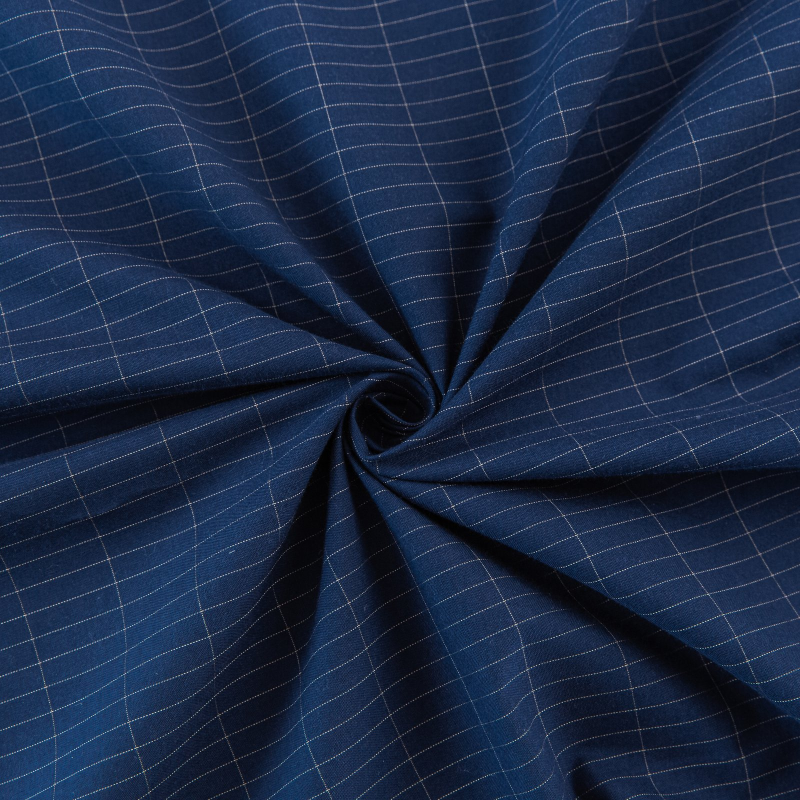
#> input picture images/hero-1868.jpg, 1600 x 1600 px, given in place of 换脸安吉丽娜.png, which was not available (shown at 1/2 size)
$ python fix_blanket3.py
#> lines starting #> are read from the running program, lines starting #| are printed output that depends on the picture
#!/usr/bin/env python3
"""Resize grounding_blanket images to 550x550 fill + update HTML carousel CSS"""
import os
from PIL import Image

WD = r'C:\Users\18574\.qclaw\workspace\earthinghealth-website'
SRC = r'C:\Users\18574\Desktop\EARTHING\image\法兰绒'
SIZE = 550

gr_dir = os.path.join(WD, 'images', 'products', 'grounding_blanket')
gr_files = [
    ('换脸安吉丽娜.png', '1.jpg'),
    ('xxjdfalksjflsajdlfdfdsf.webp', '2.jpg'),
    ('3812581e-fef3-4257-8b20-e2c768025a48.__CR0,0,300,300_PT0_SX300_V1___.jpg', '3.jpg'),
    ('7_ba10d0ec-a41e-4125-ba23-cb33d3955bc7.jpg', '4.jpg'),
    ('71VUT0FboKL._AC_SX679_.jpg', '5.jpg'),
]

def fill_resize(src_path, dst_path, target=SIZE, quality=85):
#> called with target = 550, quality = 85
    img = Image.open(src_path).convert('RGBA')
    w, h = img.size
#> w = 1600; h = 1600
    if w > h:
        new_w = h
        x = (w - new_w) // 2
        img = img.crop((x, 0, x + new_w, h))
    elif h > w:
        new_h = w
        y = (h - new_h) // 2
        img = img.crop((0, y, w, y + new_h))
    img = img.resize((target, target), Image.LANCZOS)
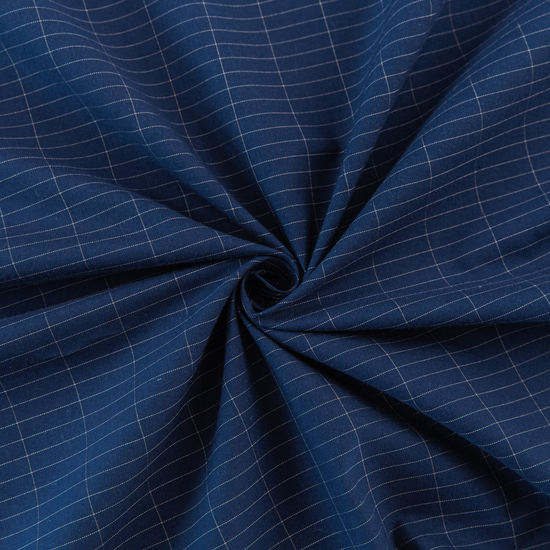
#> img: PIL image 550x550 RGBA; mean R, G, B, A 26, 41.1, 68.4, 255
    bg = Image.new('RGB', (target, target), (255, 255, 255))
#> bg: PIL image 550x550 RGB; every value is 255
    bg.paste(img, (0, 0))
    bg.save(dst_path, 'JPEG', quality=quality)
    return os.path.getsize(dst_path)

print(f'=== Resize grounding images to {SIZE}x{SIZE} ===')
for src_name, dst_name in gr_files:
    p = os.path.join(SRC, src_name)
    sz = fill_resize(p, os.path.join(gr_dir, dst_name))
    print(f'  {src_name}: {sz:,}b')
#> pass 2 of the loop `for src_name, dst_name in gr_files:`:
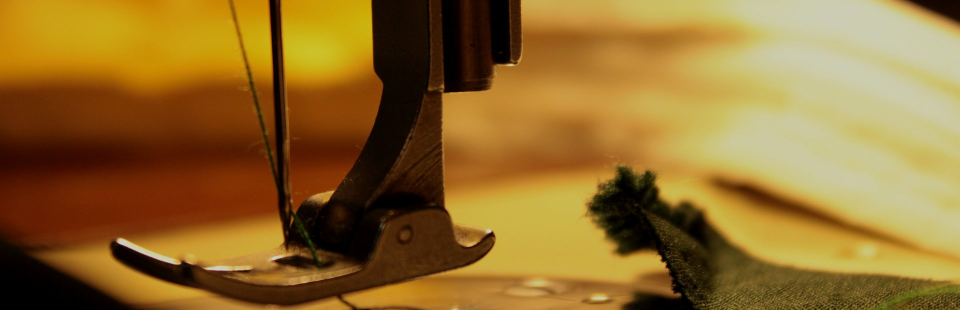
#> input picture images/hero-bg.jpg, 1920 x 620 px, given in place of xxjdfalksjflsajdlfdfdsf.webp, which was not available (shown at 1/2 size)
#> in fill_resize (call 2), `img = img.crop((x, 0, x + new_w, h))`:
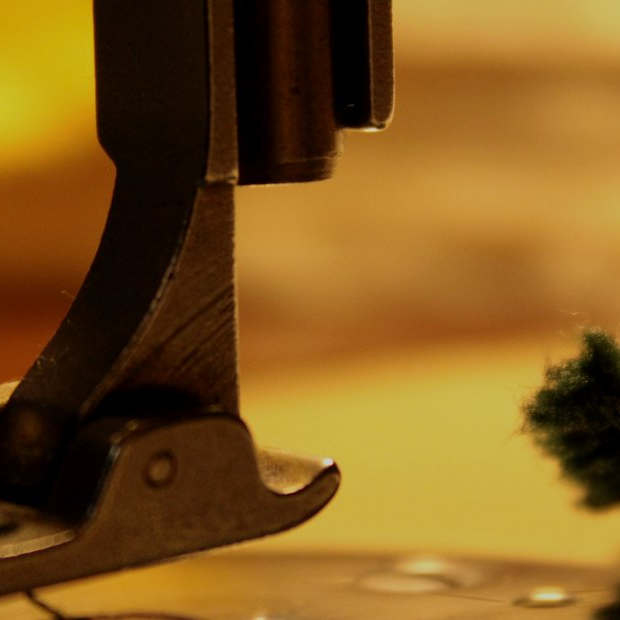
#> img: PIL image 620x620 RGBA; mean R, G, B, A 129.5, 90, 29.6, 255
#> (the run stopped early here; a loop or call above may not have finished)
